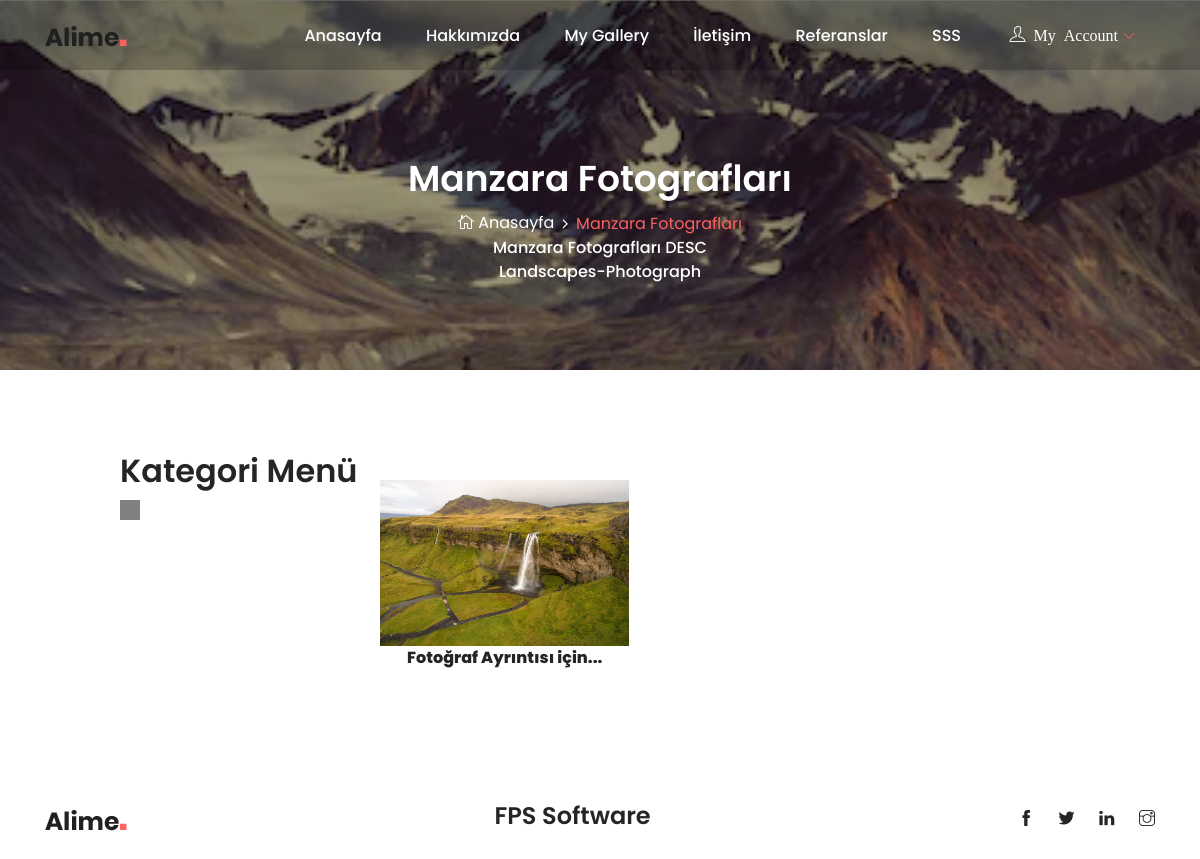
Screenshot of /categories/13/Landscapes-Photograph/ with the database file from the repository.
### Human/models.py (models this page shows, shortened)
class Categories(MPTTModel):
    STATUS = (
        ('True','Evet'),
        ('False','Hayır'),
    )
    title = models.CharField(max_length=50)
    description = models.CharField(max_length=255)
    keywords = models.CharField(max_length=255)
    image = models.ImageField(blank=True,upload_to='images/')
    status = models.CharField(max_length=10, choices=STATUS)
    slug = models.SlugField(null=False, unique=True)
    parent =TreeForeignKey('self',blank=True,null=True,related_name='children',on_delete=models.CASCADE)
    create_at = models.DateTimeField(auto_now_add=True)
    update_at = models.DateTimeField(auto_now=True)
    class MTTPMeta:
        order_insertion_by = ['title']
    def image_tag(self):
        return mark_safe('<img src="{}" height="50"/>'.format(self.image.url))
    image_tag.short_description = 'Images'

class Product(models.Model):
    user = models.ForeignKey(User,on_delete=models.CASCADE)
    category = models.ForeignKey(Categories,on_delete=models.CASCADE) # bu product kategoriyle ilişki ile kurar
    title = models.CharField(max_length=50)
    description = models.CharField(max_length=255)
    keywords = models.CharField(max_length=255)
    image = models.ImageField(blank=True, upload_to='images/')
    status = models.CharField(max_length=10, choices=STATUS)
    detail = RichTextUploadingField()
    create_at = models.DateTimeField(auto_now_add=True)
    update_at = models.DateTimeField(auto_now=True)
    slug = models.SlugField(null=False,unique=True)
    def image_tag(self):
        return mark_safe('<img src="{}" height="50"/>'.format(self.image.url))
    image_tag.short_description = 'Images'

### home/models.py (models this page shows, shortened)
class Setting(models.Model) :
    STATUS = (  # seçim yapılması için
        ('True', 'Evet'),
        ('False','Hayır'),
    )
    title = models.CharField(max_length=150)
    keywords = models.CharField(max_length=255)
    description = models.CharField(max_length=255)
    company = models.CharField(max_length=50)
    address = models.CharField(blank=True,max_length=150)
    phone = models.CharField(blank=True,max_length=15)
    fax = models.CharField(blank=True,max_length=15)
    email = models.CharField(blank=True,max_length=50)
    smtpserver = models.CharField(blank=True,max_length=20)
    smtpemail = models.CharField(blank=True,max_length=20)
    smtppassword = models.CharField(blank=True,max_length=10)
    smtpport = models.CharField(blank=True,max_length=5)
    icon = models.ImageField(blank=True,upload_to='images/') # imageler nereye yüklensin ?
    facebook = models.CharField(max_length=50)
    instagram = models.CharField(max_length=50)
    twitter = models.CharField(max_length=50)
    linkedin = models.CharField(max_length=50)
    aboutus = RichTextUploadingField() # bunu yazmak için ckeditor yükledik ve import ettik.
    contact = RichTextUploadingField()
    references = RichTextUploadingField()
    status = models.CharField(max_length=10,choices=STATUS)
    create_at = models.DateTimeField(auto_now_add=True) # zamanları alıp ne zaman oluşturulduğunu biliyoruz.
    update_at = models.DateTimeField(auto_now=True)

### home/views.py (the view)
# urls.py: path('categories/<int:id>/<slug:slug>/',views.category_products,name='category_products'),
def category_products(request,id,slug):
    setting = Setting.objects.get(pk=1)
    category = Categories.objects.all()
    categorydata = Categories.objects.get(pk=id)
    products = Product.objects.filter(category_id=id)
    context = {'products' : products,
               'category' : category,
               'categorydata' : categorydata,
               'setting' : setting,}
    return render(request, 'product.html', context)

### home/templates/product.html (shortened to what this page needs)
{%extends "homebase.html" %}
{%load static%}
{%block content%}
<section class="breadcrumb-area bg-img bg-overlay jarallax mb-150" style=" background-image: url('{{categorydata.image.url}}')">
    <div class="container h-100">
        <div class="row h-100 align-items-center ">
            <div class="col-12">
                <div class="breadcrumb-content text-center">
                    <h2 class="page-title">{{categorydata.title}}</h2>
                    <nav aria-label="breadcrumb">
                        <ol class="breadcrumb justify-content-center">
                            <li class="breadcrumb-item"><a href="/"><i class="icon_house_alt"></i> Anasayfa</a></li>
                            <li class="breadcrumb-item active" aria-current="page">{{categorydata.title}}</li>
                        </ol>
                    </nav>
                    <div class="hero-btn-group" data-animation="bounceInDown" data-delay="100ms">
                        <a style="color:white;" >{{categorydata.description}}</a>
                    </div>
                    <div class="hero-btn-group" data-animation="bounceInDown" data-delay="100ms">
                        <a style="color:white;" >{{categorydata.slug}}</a>
                    </div>
                </div>
            </div>
        </div>
    </div>
</section>
<div class="alime-portfolio-area section-padding-80 clearfix">
    <div class="container-fluid">
        <div class="row">
            <div class="col-2 mr-30">
                <div class="alime-projects-menu" >
                    <div class="portfolio-menu text-center">
                        {% load mptt_tags %}
                        <nav class="nav">
                            <h2 >Kategori Menü</h2>
                            <ul class="anamenu">
                                {% recursetree category %}
                                <li><a href ="/categories/{{node.id}}/{{node.slug}}">{{node.title}}</a>
                                </li>
                                {%endrecursetree%}
                            </ul>
                        </nav>
                    </div>
                </div>
            </div>
            <div class=" col-9 ml-50 mt-30">
                <div class="row alime-portfolio">
                    {% for rs in products %}
                    <div class="col-12 col-sm-5 col-lg-5 single_gallery_item video country mb-30 wow fadeInUp" style="text-align:center;" data-wow-delay="100ms">
                        <div class="single-portfolio-content ml-15 mr-15" style="color:#fc0060;font-size:14px;" >
                            <img src="{{rs.image.url}}" alt="{{rs.description}}">
                        </div>
                        <a href ="/product/{{rs.id}}/{{rs.slug}}" style="font-weight:800; ">Fotoğraf Ayrıntısı için...</a>
                    </div>
                    {% endfor %}
                </div>
            </div>
        </div>
    </div>
</div>
{%endblock%}

### home/templates/footer.html (shortened to what this page needs)
{%load static%}
<footer class="footer-area">
    <div class="container">
        <div class="row">
            <div class="col-12">
                <div class="footer-content d-flex align-items-center justify-content-between">
                    <div class="footer-logo">
                        <a href="#"><img src="{% static 'img/core-img/logo2.png' %}" alt=""></a>
                    </div>
                    <h4> {{setting.company}}   </h4>
                    <div class="social-info">
                        <a href="https://facebook.com/{{setting.facebook}}"><i class="ti-facebook" aria-hidden="true"></i></a>
                        <a href="https://twitter.com/{{setting.twitter}}}"><i class="ti-twitter-alt" aria-hidden="true"></i></a>
                        <a href="https://linkedin.com/{{setting.linkedin}}"><i class="ti-linkedin" aria-hidden="true"></i></a>
                        <a href="https://instagram.com/{{setting.instagram}}"><i class="ti-instagram" aria-hidden="true"></i></a>
                    </div>
                </div>
            </div>
        </div>
    </div>
</footer>
<link rel="stylesheet" href="https://ajax.googleapis.com/ajax/libs/jqueryui/1.11.4/themes/smoothness/jquery-ui.css">

### home/static/style.css (style rules this page uses)
* { margin: 0; padding: 0; }
body { font-family: "Poppins", sans-serif; font-weight: 400; font-size: 16px; position: relative; z-index: auto; }
h1, h2, h3, h4, h5, h6 { font-family: "Poppins", sans-serif; color: #252525; line-height: 1.3; font-weight: 600; }
a, a:active, a:focus, a:hover { color: #252525; text-decoration: none; -webkit-transition-duration: 500ms; -o-transition-duration: 500ms; transition-duration: 500ms; outline: none; font-weight: 500; }
li { list-style: none; }
img { width: 100%; height: auto; }
ul { margin: 0; padding: 0; }
ul li { margin: 0; padding: 0; }
.bg-overlay { position: relative; z-index: 1; }
.bg-overlay::after { position: absolute; content: ""; height: 100%; width: 100%; top: 0; left: 0; z-index: -1; background-color: rgba(0, 0, 0, 0.4); }
.bg-img { background-position: center center !important; background-size: cover !important; background-repeat: no-repeat !important; }
.jarallax { position: relative; z-index: 0; }
.mt-30 { margin-top: 30px; }
.mr-15 { margin-right: 15px; }
.mr-30 { margin-right: 30px; }
.mb-30 { margin-bottom: 30px; }
.ml-15 { margin-left: 15px; }
.ml-50 { margin-left: 50px; }
.section-padding-80 { padding-top: 80px; padding-bottom: 80px; }
.footer-content { padding: 20px 0; }
.footer-content .social-info a { color: #252525; font-size: 16px; margin-right: 20px; }
.footer-content .social-info a:last-child { margin-right: 0; }
.breadcrumb-area { position: relative; z-index: 1; height: 370px; background-color:#ffffff; }
.breadcrumb-area .page-title { color: #ffffff; font-size: 36px; }
.breadcrumb-content { position: relative; z-index: 1; margin-top: 70px; }
.breadcrumb-content .breadcrumb { padding: 0; background-color: transparent; margin-bottom: 0; }
.breadcrumb-content .breadcrumb .breadcrumb-item { color: #fc6060; font-weight: 400; font-size: 16px; }
.breadcrumb-content .breadcrumb .breadcrumb-item a { font-size: 16px; color: #ffffff; font-weight: 400; }
.breadcrumb-content .breadcrumb .breadcrumb-item + .breadcrumb-item::before { content: '\f105'; color: #ffffff; font-family: "FontAwesome"; }
.alime-portfolio-area { position: relative; z-index: 1; }
.alime-portfolio-area .container-fluid { padding-right: 10%; padding-left: 10%; }
.alime-projects-menu { border: 5; position: relative; z-index: 1; margin-bottom: 40px; }
.single-portfolio-content { position: relative; z-index: 1; -webkit-transition-duration: 500ms; -o-transition-duration: 500ms; transition-duration: 500ms; overflow: hidden; }
.single-portfolio-content img { width: 100%; -webkit-transition-duration: 500ms; -o-transition-duration: 500ms; transition-duration: 500ms; }

### home/static/css/default-assets/classy-nav.css (style rules this page uses)
.justify-content-between { -webkit-box-pack: justify; -ms-flex-pack: justify; justify-content: space-between; }
.justify-content-center { -webkit-box-pack: center; -ms-flex-pack: center; justify-content: center; }

### home/templates/product.html (style rules this page uses)
.nav { width: 250px; }
.anamenu, .altmenu { list-style: none; padding: 0; margin: 0; top:0; }
.anamenu a { display: block; background-color:gray; text-decoration: none; padding: 10px; color: #fff; }

### rows the page displays
Categories: title "Manzara Fotografları", description "Manzara Fotografları DESC", slug "Landscapes-Photograph"
Product: image (picture)
Setting: company "FPS Software"
